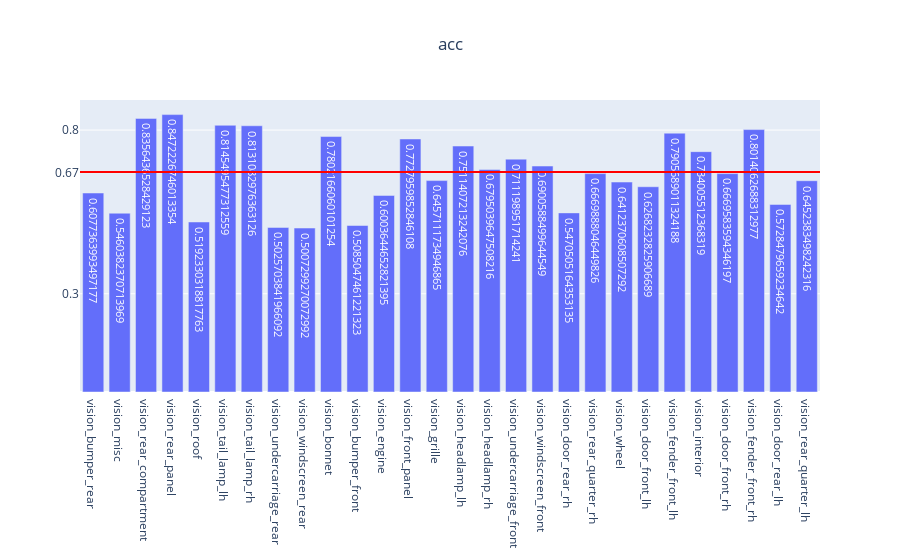

Source (notebook cell):
### Code cell
genVisMulitlabel(partEvalMetrics, "acc")

### Figure 1 — Plotly figure (JSON) as saved in the notebook; plotly's stock layout.template omitted (floating-point values rounded to 4 significant figures)
{"data": [{"text": [0.6077, 0.546, 0.8356, 0.8472, 0.5192, 0.8145, 0.8131, 0.5026, 0.5007, 0.7802, 0.5085, 0.6004, 0.7728, 0.6457, 0.7511, 0.6795, 0.7112, 0.6901, 0.5471, 0.667, 0.6412, 0.6268, 0.7906, 0.734, 0.667, 0.8014, 0.5728, 0.6452], "type": "bar", "x": ["vision_bumper_rear", "vision_misc", "vision_rear_compartment", "vision_rear_panel", "vision_roof", "vision_tail_lamp_lh", "vision_tail_lamp_rh", "vision_undercarriage_rear", "vision_windscreen_rear", "vision_bonnet", "vision_bumper_front", "vision_engine", "vision_front_panel", "vision_grille", "vision_headlamp_lh", "vision_headlamp_rh", "vision_undercarriage_front", "vision_windscreen_front", "vision_door_rear_rh", "vision_rear_quarter_rh", "vision_wheel", "vision_door_front_lh", "vision_fender_front_lh", "vision_interior", "vision_door_front_rh", "vision_fender_front_rh", "vision_door_rear_lh", "vision_rear_quarter_lh"], "y": [0.6077, 0.546, 0.8356, 0.8472, 0.5192, 0.8145, 0.8131, 0.5026, 0.5007, 0.7802, 0.5085, 0.6004, 0.7728, 0.6457, 0.7511, 0.6795, 0.7112, 0.6901, 0.5471, 0.667, 0.6412, 0.6268, 0.7906, 0.734, 0.667, 0.8014, 0.5728, 0.6452]}], "layout": {"shapes": [{"line": {"color": "red", "width": 2}, "type": "line", "x0": 0, "x1": 1, "xref": "x domain", "y0": 0.6721, "y1": 0.6721, "yref": "y"}], "title": {"text": "acc", "x": 0.5}, "yaxis": {"tickmode": "array", "tickvals": ["0.67", 0.3, 0.8]}}}
